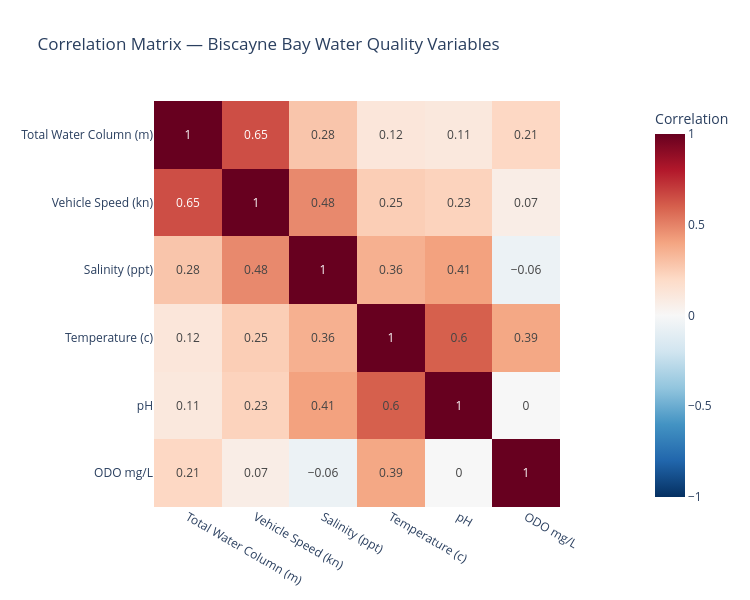

The notebook cell this image was saved under:
### Code cell
# Visualize the correlation matrix as a heatmap
fig_corr = px.imshow(
    corr_matrix.round(2),
    text_auto=True,
    color_continuous_scale='RdBu_r',
    zmin=-1, zmax=1,
    title='Correlation Matrix — Biscayne Bay Water Quality Variables',
    labels=dict(color='Correlation')
)
fig_corr.update_layout(width=750, height=600)
fig_corr.show()

### Figure 1 — Plotly figure (JSON) as saved in the notebook; plotly's stock layout.template omitted (floating-point values rounded to 4 significant figures)
{"data": [{"coloraxis": "coloraxis", "hovertemplate": "x: %{x}<br>y: %{y}<br>Correlation: %{z}<extra></extra>", "name": "0", "texttemplate": "%{z}", "type": "heatmap", "x": ["Total Water Column (m)", "Vehicle Speed (kn)", "Salinity (ppt)", "Temperature (c)", "pH", "ODO mg/L"], "xaxis": "x", "y": ["Total Water Column (m)", "Vehicle Speed (kn)", "Salinity (ppt)", "Temperature (c)", "pH", "ODO mg/L"], "yaxis": "y", "z": [[1.0, 0.65, 0.28, 0.12, 0.11, 0.21], [0.65, 1.0, 0.48, 0.25, 0.23, 0.07], [0.28, 0.48, 1.0, 0.36, 0.41, -0.06], [0.12, 0.25, 0.36, 1.0, 0.6, 0.39], [0.11, 0.23, 0.41, 0.6, 1.0, -0.0], [0.21, 0.07, -0.06, 0.39, -0.0, 1.0]]}], "layout": {"coloraxis": {"cmax": 1, "cmin": -1, "colorbar": {"title": {"text": "Correlation"}}, "colorscale": [[0.0, "rgb(5,48,97)"], [0.1, "rgb(33,102,172)"], [0.2, "rgb(67,147,195)"], [0.3, "rgb(146,197,222)"], [0.4, "rgb(209,229,240)"], [0.5, "rgb(247,247,247)"], [0.6, "rgb(253,219,199)"], [0.7, "rgb(244,165,130)"], [0.8, "rgb(214,96,77)"], [0.9, "rgb(178,24,43)"], [1.0, "rgb(103,0,31)"]]}, "height": 600, "title": {"text": "Correlation Matrix — Biscayne Bay Water Quality Variables"}, "width": 750, "xaxis": {"anchor": "y", "constrain": "domain", "domain": [0.0, 1.0], "scaleanchor": "y"}, "yaxis": {"anchor": "x", "autorange": "reversed", "constrain": "domain", "domain": [0.0, 1.0]}}}
